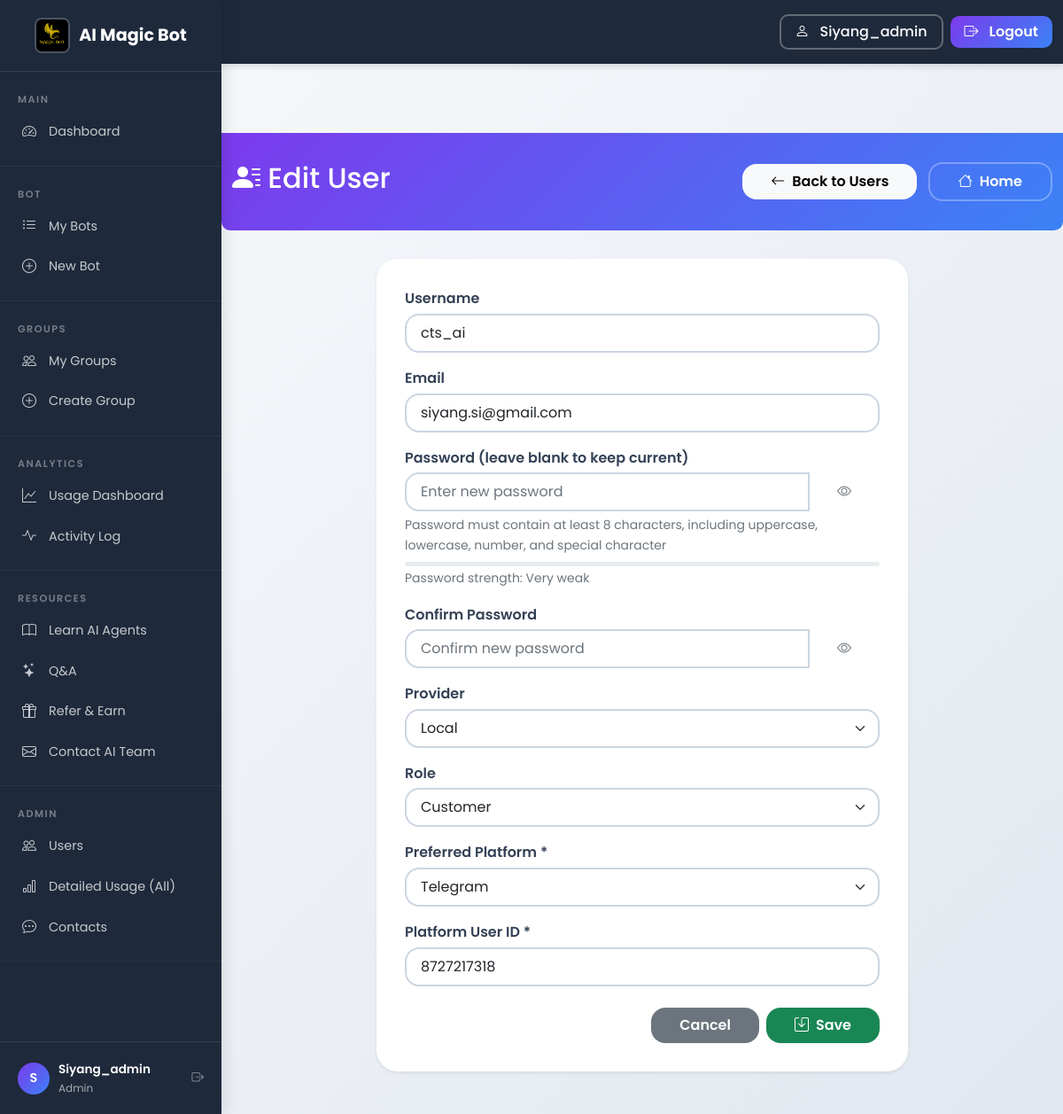
/users/1/edit (signed in), run on the app's committed database.
### tables this page shows
CREATE TABLE "users" (id INTEGER PRIMARY KEY AUTOINCREMENT, provider TEXT NOT NULL DEFAULT 'local', provider_id TEXT UNIQUE, username TEXT NOT NULL UNIQUE, email TEXT UNIQUE, password_hash TEXT, referral_credits INTEGER DEFAULT 0, referral_badge TEXT DEFAULT NULL, created_at TIMESTAMP DEFAULT CURRENT_TIMESTAMP, updated_at TIMESTAMP DEFAULT CURRENT_TIMESTAMP, preferred_platform TEXT DEFAULT NULL, platform_user_id TEXT DEFAULT NULL);

CREATE TABLE roles (
            id INTEGER PRIMARY KEY AUTOINCREMENT,
            name TEXT NOT NULL UNIQUE
        );

### app_complete_with_groups.py (the view, shortened to what this page needs)
@app.route("/users/<int:user_id>/edit", methods=["GET", "POST"])
@login_required
@admin_required_route
def user_edit(user_id):
    conn = get_db_connection()
    user = conn.execute("SELECT * FROM users WHERE id = ?", (user_id,)).fetchone()
    if not user:
        conn.close()
        flash("User not found", "error")
        return redirect(url_for('users_list'))
    role_row = conn.execute("SELECT r.name FROM roles r JOIN user_roles ur ON r.id = ur.role_id WHERE ur.user_id = ?", (user_id,)).fetchone()
    user_role = role_row['name'] if role_row else 'customer'
    conn.close()
    return render_template("user_form.html", user=user, user_role=user_role, username=session.get("username"), role=session.get("role"))

### app_complete_with_groups.py (called while the page is built)
@app.context_processor
def inject_random_background():
    import random
    background_images = [
        '/static/AI_IMG1.jpeg',
        '/static/AI_IMG_2.jpeg',
        '/static/AI_IMG_3.jpeg',
        '/static/AI_IMG_4.jpeg'
    ]
    random_bg = random.choice(background_images)
    return {
        'random_background': random_bg,
        'all_backgrounds': background_images,
        'is_admin': session.get('role') == 'admin'
    }

def admin_required_route(f):
    from functools import wraps
    @wraps(f)
    def decorated_function(*args, **kwargs):
        if session.get('role', 'customer') != 'admin':
            flash("Admin privileges required to access this page.", "error")
            return redirect(url_for('index'))
        return f(*args, **kwargs)
    return decorated_function

    def __call__(self, environ, start_response):
        environ['wsgi.url_scheme'] = 'https'
        return super().__call__(environ, start_response)

### db.py (called while the page is built)
def _sqlite_conn():
    import sqlite3
    db_path = Path(__file__).parent / "users.db"
    conn = sqlite3.connect(str(db_path), timeout=10)
    conn.row_factory = sqlite3.Row
    conn.execute("PRAGMA journal_mode=WAL")
    conn.execute("PRAGMA busy_timeout = 5000")
    conn.execute("PRAGMA synchronous = NORMAL")
    conn.execute("PRAGMA foreign_keys = ON")
    return conn

def get_conn():
    if USE_PG:
        return _pg_conn()
    return _sqlite_conn()

### group_collaboration_ui.py (called while the page is built)
def login_required(f):
    @wraps(f)
    def decorated_function(*args, **kwargs):
        if "user_id" not in session:
            flash("Please log in to access this page.", "error")
            return redirect(url_for("signin_local"))
        return f(*args, **kwargs)
    return decorated_function

### templates/user_form.html (shortened to what this page needs)
<!DOCTYPE html>
<html lang="en">
<head>
    <link href="https://cdn.jsdelivr.net/npm/bootstrap@5.1.3/dist/css/bootstrap.min.css" rel="stylesheet">
    <link rel="stylesheet" href="{{ url_for('static', filename='css/shared.css') }}">
    <link rel="stylesheet" href="https://cdn.jsdelivr.net/npm/bootstrap-icons@1.8.1/font/bootstrap-icons.css">
</head>
<body class="sidebar-layout">
    {% with active_page='users' %}
    {% include '_sidebar.html' %}
<div class="sidebar-content">
    {% endwith %}
    <div class="page-header">
        <div class="container">
            <div class="d-flex justify-content-between align-items-center">
                <div>
                    <h2><i class="bi bi-person-{% if user %}lines-fill{% else %}plus{% endif %}"></i> {% if user %}Edit{% else %}Add{% endif %} User</h2>
                </div>
                <div>
                    <a href="/users" class="btn btn-light me-2"><i class="bi bi-arrow-left"></i> Back to Users</a>
                    <a href="/" class="btn btn-outline-light"><i class="bi bi-house"></i> Home</a>
                </div>
            </div>
        </div>
    </div>
    <div class="container mb-5">
        <div class="card shadow-sm max-w-lg mx-auto" style="max-width: 600px;">
            <div class="card-body">
                <form method="POST" action="{% if user %}/users/{{ user.id }}/edit{% else %}/users/add{% endif %}">
                    <div class="mb-3">
                        <label class="form-label">Username</label>
                        <input type="text" name="username" class="form-control" required value="{{ user.username if user else '' }}">
                    </div>
                    <div class="mb-3">
                        <label class="form-label">Email</label>
                        <input type="email" name="email" class="form-control" value="{{ user.email if user else '' }}">
                    </div>
                    <div class="mb-3">
                        <label class="form-label">Password (leave blank to keep current)</label>
                        <div class="input-group">
                            <input type="password" name="password" id="password" class="form-control"
                                   placeholder="Enter new password" autocomplete="new-password">
                            <button class="btn btn-outline-secondary" type="button" id="togglePassword">
                                <i class="bi bi-eye"></i>
                            </button>
                        </div>
                        <div class="form-text">
                            Password must contain at least 8 characters, including uppercase, lowercase, number, and special character
                        </div>
                        <div class="password-strength mt-2">
                            <div class="progress" style="height: 5px;">
                            </div>
                            <small class="text-muted" id="passwordStrengthText">Password strength: Very weak</small>
                        </div>
                    </div>
                    <div class="mb-3">
                        <label class="form-label">Confirm Password</label>
                        <div class="input-group">
                            <input type="password" name="confirm_password" id="confirm_password" class="form-control"
                                   placeholder="Confirm new password" autocomplete="new-password">
                            <button class="btn btn-outline-secondary" type="button" id="toggleConfirmPassword">
                                <i class="bi bi-eye"></i>
                            </button>
                        </div>
                    </div>
                    <div class="mb-3">
                        <label class="form-label">Provider</label>
                        <select name="provider" class="form-select">
                            <option value="local" {% if user and user.provider == 'local' %}selected{% endif %}>Local</option>
                        </select>
                    </div>
                    <div class="mb-3">
                        <label class="form-label">Role</label>
                        <select name="role" class="form-select">
                            <option value="customer" {% if user_role == 'customer' %}selected{% endif %}>Customer</option>
                        </select>
                    </div>
                    <div class="mb-3">
                        <label class="form-label">Preferred Platform *</label>
                        <select name="preferred_platform" class="form-select" required>
                            <option value="Telegram" {% if not user.preferred_platform or user.preferred_platform == 'Telegram' %}selected{% endif %}>Telegram</option>
                        </select>
                    </div>
                    <div class="mb-3">
                        <label class="form-label">Platform User ID *</label>
                        <input type="text" name="platform_user_id" class="form-control"
                               value="{{ user.platform_user_id or '' }}"
                               placeholder="Username or ID on the platform" required>
                    </div>
                    <div class="d-flex justify-content-end gap-2 mt-4">
                        <a href="{% if user %}/users/{{ user.id }}{% else %}/users{% endif %}" class="btn btn-secondary">Cancel</a>
                        <button type="submit" class="btn btn-success"><i class="bi bi-save"></i> Save</button>
                    </div>
                </form>
            </div>
        </div>
    </div>
</div>
</body>
</html>

### static/css/shared.css (style rules this page uses)
:root { --primary-color: #7c3aed; --secondary-color: #3b82f6; --accent-color: #f59e0b; --success-color: #10b981; --danger-color: #ef4444; --warning-color: #f59e0b; --info-color: #3b82f6; --dark-color: #1e293b; --light-color: #f8fafc; --gray-100: #f1f5f9; --gray-200: #e2e8f0; --gray-300: #cbd5e1; --gray-400: #94a3b8; --gray-500: #64748b; --gray-600: #475569; --gray-700: #334155; --gray-800: #1e293b; --gray-900: #0f172a; --body-bg: linear-gradient(135deg, #f8fafc 0%, #e2e8f0 100%); --card-bg: white; --text-color: var(--dark-color); --text-light: var(--gray-600); --text-muted: var(--gray-500); --border-color: var(--gray-300); --spacing-xs: 0.25rem; --spacing-sm: 0.5rem; --spacing-md: 1rem; --spacing-lg: 1.5rem; --spacing-xl: 2rem; --spacing-2xl: 3rem; --spacing-3xl: 4rem; --radius-sm: 0.25rem; --radius-md: 0.5rem; --radius-lg: 1rem; --radius-xl: 1.5rem; --radius-2xl: 2rem; --shadow-sm: 0 1px 3px rgba(0, 0, 0, 0.12); --shadow-md: 0 4px 6px rgba(0, 0, 0, 0.1); --shadow-lg: 0 10px 25px rgba(0, 0, 0, 0.15); --shadow-xl: 0 20px 40px rgba(0, 0, 0, 0.2); --shadow-2xl: 0 25px 50px rgba(0, 0, 0, 0.25); --transition-fast: 0.15s ease; --transition-normal: 0.3s ease; --transition-slow: 0.5s ease; --transition-bounce: cubic-bezier(0.175, 0.885, 0.32, 1.275); }
* { font-family: 'Poppins', -apple-system, BlinkMacSystemFont, 'Segoe UI', Roboto, 'Helvetica Neue', Arial, sans-serif; box-sizing: border-box; }
body { background: var(--body-bg); color: var(--text-color); line-height: 1.6; min-height: 100vh; overflow-x: hidden; }
a { color: var(--primary-color); text-decoration: none; transition: color var(--transition-fast); }
.btn { border-radius: var(--radius-lg); font-weight: 600; padding: var(--spacing-sm) var(--spacing-xl); transition: all var(--transition-normal); border: none; display: inline-flex; align-items: center; justify-content: center; gap: var(--spacing-sm); }
.btn-outline-light { border: 2px solid rgba(255, 255, 255, 0.3); color: white; background: transparent; }
.card { border: none; border-radius: var(--radius-xl); box-shadow: var(--shadow-md); transition: all var(--transition-normal); background: var(--card-bg); overflow: hidden; }
.card-body { padding: var(--spacing-xl); }
.form-control, .form-select { border: 2px solid var(--gray-300); border-radius: var(--radius-lg); padding: var(--spacing-sm) var(--spacing-md); transition: all var(--transition-fast); }
.form-label { font-weight: 600; color: var(--gray-700); margin-bottom: var(--spacing-xs); }
.page-header { background: linear-gradient(135deg, var(--primary-color) 0%, var(--secondary-color) 100%); color: white; padding: 2rem 0; margin-bottom: 2rem; border-radius: 0 0 10px 10px; }
body.sidebar-layout { padding-left: 250px; transition: padding-left var(--transition-normal); min-height: 100vh; }
.sidebar-content { padding-top: 20px; }
.sidebar-content { margin-left: 0; padding-top: 70px; min-height: 100vh; }
.sidebar-content .page-header { margin-top: 0; }

### data on the page
users: username "cts_ai", email "siyang.si@gmail.com", provider "Local", preferred_platform "Telegram", platform_user_id "8727217318"
roles: role "Customer"

### other printed values
{{ username }} "Siyang_admin"
{{ username[:1].upper() if username else 'U' }} "S"
{{ role|title if role else 'User' }} "Admin"
